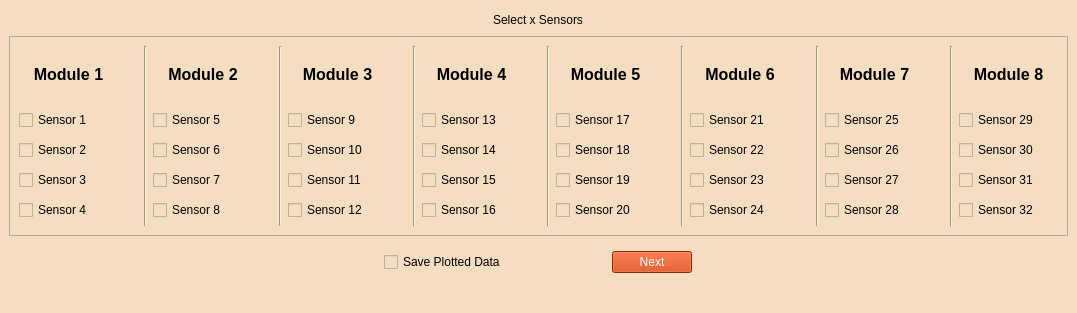
<?xml version="1.0" encoding="UTF-8"?>
<ui version="4.0">
 <class>MainWindow</class>
 <widget class="QMainWindow" name="MainWindow">
  <property name="geometry">
   <rect>
    <x>0</x>
    <y>0</y>
    <width>1077</width>
    <height>313</height>
   </rect>
  </property>
  <property name="sizePolicy">
   <sizepolicy hsizetype="Fixed" vsizetype="Fixed">
    <horstretch>0</horstretch>
    <verstretch>0</verstretch>
   </sizepolicy>
  </property>
  <property name="windowTitle">
   <string>Sensor Selection Window</string>
  </property>
  <property name="windowIcon">
   <iconset>
    <normaloff>../../../Media_Resources/EWAS_Logo/EWAS_Logo_1.svg</normaloff>../../../Media_Resources/EWAS_Logo/EWAS_Logo_1.svg</iconset>
  </property>
  <property name="styleSheet">
   <string notr="true">font: 12pt &quot;MS Shell Dlg 2&quot;;
 background-color: rgb(244, 221, 192);
color:rgb(0, 0, 0);
</string>
  </property>
  <property name="iconSize">
   <size>
    <width>24</width>
    <height>24</height>
   </size>
  </property>
  <property name="dockNestingEnabled">
   <bool>false</bool>
  </property>
  <widget class="QWidget" name="centralwidget">
   <layout class="QVBoxLayout" name="verticalLayout_3">
    <item alignment="Qt::AlignHCenter">
     <widget class="QLabel" name="label">
      <property name="text">
       <string>Select x Sensors</string>
      </property>
     </widget>
    </item>
    <item>
     <widget class="QFrame" name="frame">
      <property name="minimumSize">
       <size>
        <width>0</width>
        <height>200</height>
       </size>
      </property>
      <property name="maximumSize">
       <size>
        <width>16777215</width>
        <height>200</height>
       </size>
      </property>
      <property name="frameShape">
       <enum>QFrame::StyledPanel</enum>
      </property>
      <property name="frameShadow">
       <enum>QFrame::Raised</enum>
      </property>
      <layout class="QHBoxLayout" name="horizontalLayout_5">
       <item>
        <layout class="QVBoxLayout" name="verticalLayout">
         <item>
          <widget class="QLabel" name="Module1_Title">
           <property name="maximumSize">
            <size>
             <width>16777215</width>
             <height>50</height>
            </size>
           </property>
           <property name="text">
            <string>&lt;html&gt;&lt;head/&gt;&lt;body&gt;&lt;p align=&quot;center&quot;&gt;&lt;span style=&quot; font-size:12pt; font-weight:600;&quot;&gt;Module 1&lt;/span&gt;&lt;/p&gt;&lt;/body&gt;&lt;/html&gt;</string>
           </property>
          </widget>
         </item>
         <item>
          <widget class="QCheckBox" name="Sensor_1">
           <property name="text">
            <string>Sensor 1</string>
           </property>
          </widget>
         </item>
         <item>
          <widget class="QCheckBox" name="Sensor_2">
           <property name="text">
            <string>Sensor 2</string>
           </property>
          </widget>
         </item>
         <item>
          <widget class="QCheckBox" name="Sensor_3">
           <property name="text">
            <string>Sensor 3</string>
           </property>
          </widget>
         </item>
         <item>
          <widget class="QCheckBox" name="Sensor_4">
           <property name="text">
            <string>Sensor 4</string>
           </property>
          </widget>
         </item>
        </layout>
       </item>
       <item>
        <spacer name="verticalSpacer">
         <property name="orientation">
          <enum>Qt::Vertical</enum>
         </property>
         <property name="sizeHint" stdset="0">
          <size>
           <width>20</width>
           <height>40</height>
          </size>
         </property>
        </spacer>
       </item>
       <item>
        <widget class="Line" name="line">
         <property name="orientation">
          <enum>Qt::Vertical</enum>
         </property>
        </widget>
       </item>
       <item>
        <layout class="QVBoxLayout" name="verticalLayout_2">
         <item>
          <widget class="QLabel" name="Module2_Title">
           <property name="maximumSize">
            <size>
             <width>16777215</width>
             <height>50</height>
            </size>
           </property>
           <property name="text">
            <string>&lt;html&gt;&lt;head/&gt;&lt;body&gt;&lt;p align=&quot;center&quot;&gt;&lt;span style=&quot; font-size:12pt; font-weight:600;&quot;&gt;Module 2&lt;/span&gt;&lt;/p&gt;&lt;/body&gt;&lt;/html&gt;</string>
           </property>
          </widget>
         </item>
         <item>
          <widget class="QCheckBox" name="Sensor_5">
           <property name="text">
            <string>Sensor 5</string>
           </property>
          </widget>
         </item>
         <item>
          <widget class="QCheckBox" name="Sensor_6">
           <property name="text">
            <string>Sensor 6</string>
           </property>
          </widget>
         </item>
         <item>
          <widget class="QCheckBox" name="Sensor_7">
           <property name="text">
            <string>Sensor 7</string>
           </property>
          </widget>
         </item>
         <item>
          <widget class="QCheckBox" name="Sensor_8">
           <property name="text">
            <string>Sensor 8</string>
           </property>
          </widget>
         </item>
        </layout>
       </item>
       <item>
        <spacer name="verticalSpacer_2">
         <property name="orientation">
          <enum>Qt::Vertical</enum>
         </property>
         <property name="sizeHint" stdset="0">
          <size>
           <width>20</width>
           <height>40</height>
          </size>
         </property>
        </spacer>
       </item>
       <item>
        <widget class="Line" name="line_2">
         <property name="orientation">
          <enum>Qt::Vertical</enum>
         </property>
        </widget>
       </item>
       <item>
        <layout class="QVBoxLayout" name="verticalLayout_11">
         <item>
          <widget class="QLabel" name="Module3_Title">
           <property name="maximumSize">
            <size>
             <width>16777215</width>
             <height>50</height>
            </size>
           </property>
           <property name="text">
            <string>&lt;html&gt;&lt;head/&gt;&lt;body&gt;&lt;p align=&quot;center&quot;&gt;&lt;span style=&quot; font-size:12pt; font-weight:600;&quot;&gt;Module 3&lt;/span&gt;&lt;/p&gt;&lt;/body&gt;&lt;/html&gt;</string>
           </property>
          </widget>
         </item>
         <item>
          <widget class="QCheckBox" name="Sensor_9">
           <property name="text">
            <string>Sensor 9</string>
           </property>
          </widget>
         </item>
         <item>
          <widget class="QCheckBox" name="Sensor_10">
           <property name="text">
            <string>Sensor 10</string>
           </property>
          </widget>
         </item>
         <item>
          <widget class="QCheckBox" name="Sensor_11">
           <property name="text">
            <string>Sensor 11</string>
           </property>
          </widget>
         </item>
         <item>
          <widget class="QCheckBox" name="Sensor_12">
           <property name="text">
            <string>Sensor 12</string>
           </property>
          </widget>
         </item>
        </layout>
       </item>
       <item>
        <spacer name="verticalSpacer_4">
         <property name="orientation">
          <enum>Qt::Vertical</enum>
         </property>
         <property name="sizeHint" stdset="0">
          <size>
           <width>20</width>
           <height>40</height>
          </size>
         </property>
        </spacer>
       </item>
       <item>
        <widget class="Line" name="line_3">
         <property name="orientation">
          <enum>Qt::Vertical</enum>
         </property>
        </widget>
       </item>
       <item>
        <layout class="QVBoxLayout" name="verticalLayout_10">
         <item>
          <widget class="QLabel" name="Module4_Title">
           <property name="maximumSize">
            <size>
             <width>16777215</width>
             <height>50</height>
            </size>
           </property>
           <property name="text">
            <string>&lt;html&gt;&lt;head/&gt;&lt;body&gt;&lt;p align=&quot;center&quot;&gt;&lt;span style=&quot; font-size:12pt; font-weight:600;&quot;&gt;Module 4&lt;/span&gt;&lt;/p&gt;&lt;/body&gt;&lt;/html&gt;</string>
           </property>
          </widget>
         </item>
         <item>
          <widget class="QCheckBox" name="Sensor_13">
           <property name="enabled">
            <bool>true</bool>
           </property>
           <property name="text">
            <string>Sensor 13</string>
           </property>
          </widget>
         </item>
         <item>
          <widget class="QCheckBox" name="Sensor_14">
           <property name="text">
            <string>Sensor 14</string>
           </property>
          </widget>
         </item>
         <item>
          <widget class="QCheckBox" name="Sensor_15">
           <property name="text">
            <string>Sensor 15</string>
           </property>
          </widget>
         </item>
         <item>
          <widget class="QCheckBox" name="Sensor_16">
           <property name="text">
            <string>Sensor 16</string>
           </property>
          </widget>
         </item>
        </layout>
       </item>
       <item>
        <spacer name="verticalSpacer_3">
         <property name="orientation">
          <enum>Qt::Vertical</enum>
         </property>
         <property name="sizeHint" stdset="0">
          <size>
           <width>20</width>
           <height>40</height>
          </size>
         </property>
        </spacer>
       </item>
       <item>
        <widget class="Line" name="line_4">
         <property name="orientation">
          <enum>Qt::Vertical</enum>
         </property>
        </widget>
       </item>
       <item>
        <layout class="QVBoxLayout" name="verticalLayout_8">
         <item>
          <widget class="QLabel" name="Module5_Title">
           <property name="maximumSize">
            <size>
             <width>16777215</width>
             <height>50</height>
            </size>
           </property>
           <property name="text">
            <string>&lt;html&gt;&lt;head/&gt;&lt;body&gt;&lt;p align=&quot;center&quot;&gt;&lt;span style=&quot; font-size:12pt; font-weight:600;&quot;&gt;Module 5&lt;/span&gt;&lt;/p&gt;&lt;/body&gt;&lt;/html&gt;</string>
           </property>
          </widget>
         </item>
         <item>
          <widget class="QCheckBox" name="Sensor_17">
           <property name="text">
            <string>Sensor 17</string>
           </property>
          </widget>
         </item>
         <item>
          <widget class="QCheckBox" name="Sensor_18">
           <property name="text">
            <string>Sensor 18</string>
           </property>
          </widget>
         </item>
         <item>
          <widget class="QCheckBox" name="Sensor_19">
           <property name="text">
            <string>Sensor 19</string>
           </property>
          </widget>
         </item>
         <item>
          <widget class="QCheckBox" name="Sensor_20">
           <property name="text">
            <string>Sensor 20</string>
           </property>
          </widget>
         </item>
        </layout>
       </item>
       <item>
        <spacer name="verticalSpacer_5">
         <property name="orientation">
          <enum>Qt::Vertical</enum>
         </property>
         <property name="sizeHint" stdset="0">
          <size>
           <width>20</width>
           <height>40</height>
          </size>
         </property>
        </spacer>
       </item>
       <item>
        <widget class="Line" name="line_5">
         <property name="orientation">
          <enum>Qt::Vertical</enum>
         </property>
        </widget>
       </item>
       <item>
        <layout class="QVBoxLayout" name="verticalLayout_9">
         <item>
          <widget class="QLabel" name="Module6_Title">
           <property name="maximumSize">
            <size>
             <width>16777215</width>
             <height>50</height>
            </size>
           </property>
           <property name="text">
            <string>&lt;html&gt;&lt;head/&gt;&lt;body&gt;&lt;p align=&quot;center&quot;&gt;&lt;span style=&quot; font-size:12pt; font-weight:600;&quot;&gt;Module 6&lt;/span&gt;&lt;/p&gt;&lt;/body&gt;&lt;/html&gt;</string>
           </property>
          </widget>
         </item>
         <item>
          <widget class="QCheckBox" name="Sensor_21">
           <property name="enabled">
            <bool>true</bool>
           </property>
           <property name="text">
            <string>Sensor 21</string>
           </property>
          </widget>
         </item>
         <item>
          <widget class="QCheckBox" name="Sensor_22">
           <property name="text">
            <string>Sensor 22</string>
           </property>
          </widget>
         </item>
         <item>
          <widget class="QCheckBox" name="Sensor_23">
           <property name="text">
            <string>Sensor 23</string>
           </property>
          </widget>
         </item>
         <item>
          <widget class="QCheckBox" name="Sensor_24">
           <property name="text">
            <string>Sensor 24</string>
           </property>
          </widget>
         </item>
        </layout>
       </item>
       <item>
        <spacer name="verticalSpacer_6">
         <property name="orientation">
          <enum>Qt::Vertical</enum>
         </property>
         <property name="sizeHint" stdset="0">
          <size>
           <width>20</width>
           <height>40</height>
          </size>
         </property>
        </spacer>
       </item>
       <item>
        <widget class="Line" name="line_8">
         <property name="orientation">
          <enum>Qt::Vertical</enum>
         </property>
        </widget>
       </item>
       <item>
        <layout class="QVBoxLayout" name="verticalLayout_6">
         <item>
          <widget class="QLabel" name="Module7_Title">
           <property name="maximumSize">
            <size>
             <width>16777215</width>
             <height>50</height>
            </size>
           </property>
           <property name="text">
            <string>&lt;html&gt;&lt;head/&gt;&lt;body&gt;&lt;p align=&quot;center&quot;&gt;&lt;span style=&quot; font-size:12pt; font-weight:600;&quot;&gt;Module 7&lt;/span&gt;&lt;/p&gt;&lt;/body&gt;&lt;/html&gt;</string>
           </property>
          </widget>
         </item>
         <item>
          <widget class="QCheckBox" name="Sensor_25">
           <property name="text">
            <string>Sensor 25</string>
           </property>
          </widget>
         </item>
         <item>
          <widget class="QCheckBox" name="Sensor_26">
           <property name="text">
            <string>Sensor 26</string>
           </property>
          </widget>
         </item>
         <item>
          <widget class="QCheckBox" name="Sensor_27">
           <property name="text">
            <string>Sensor 27</string>
           </property>
          </widget>
         </item>
         <item>
          <widget class="QCheckBox" name="Sensor_28">
           <property name="text">
            <string>Sensor 28</string>
           </property>
          </widget>
         </item>
        </layout>
       </item>
       <item>
        <spacer name="verticalSpacer_7">
         <property name="orientation">
          <enum>Qt::Vertical</enum>
         </property>
         <property name="sizeHint" stdset="0">
          <size>
           <width>20</width>
           <height>40</height>
          </size>
         </property>
        </spacer>
       </item>
       <item>
        <widget class="Line" name="line_6">
         <property name="orientation">
          <enum>Qt::Vertical</enum>
         </property>
        </widget>
       </item>
       <item>
        <layout class="QVBoxLayout" name="verticalLayout_5">
         <item>
          <widget class="QLabel" name="Module8_Title">
           <property name="maximumSize">
            <size>
             <width>16777215</width>
             <height>50</height>
            </size>
           </property>
           <property name="text">
            <string>&lt;html&gt;&lt;head/&gt;&lt;body&gt;&lt;p align=&quot;center&quot;&gt;&lt;span style=&quot; font-size:12pt; font-weight:600;&quot;&gt;Module 8&lt;/span&gt;&lt;/p&gt;&lt;/body&gt;&lt;/html&gt;</string>
           </property>
          </widget>
         </item>
         <item>
          <widget class="QCheckBox" name="Sensor_29">
           <property name="enabled">
            <bool>false</bool>
           </property>
           <property name="text">
            <string>Sensor 29</string>
           </property>
          </widget>
         </item>
         <item>
          <widget class="QCheckBox" name="Sensor_30">
           <property name="enabled">
            <bool>false</bool>
           </property>
           <property name="text">
            <string>Sensor 30</string>
           </property>
          </widget>
         </item>
         <item>
          <widget class="QCheckBox" name="Sensor_31">
           <property name="enabled">
            <bool>false</bool>
           </property>
           <property name="text">
            <string>Sensor 31</string>
           </property>
          </widget>
         </item>
         <item>
          <widget class="QCheckBox" name="Sensor_32">
           <property name="enabled">
            <bool>false</bool>
           </property>
           <property name="text">
            <string>Sensor 32</string>
           </property>
          </widget>
         </item>
        </layout>
       </item>
      </layout>
     </widget>
    </item>
    <item alignment="Qt::AlignHCenter">
     <widget class="QWidget" name="widget" native="true">
      <property name="maximumSize">
       <size>
        <width>16777215</width>
        <height>40</height>
       </size>
      </property>
      <layout class="QHBoxLayout" name="horizontalLayout">
       <item>
        <widget class="QCheckBox" name="sensor_selection_Save_Plot_Data_checkBox">
         <property name="text">
          <string>Save Plotted Data</string>
         </property>
        </widget>
       </item>
       <item>
        <spacer name="verticalSpacer_8">
         <property name="orientation">
          <enum>Qt::Vertical</enum>
         </property>
         <property name="sizeHint" stdset="0">
          <size>
           <width>20</width>
           <height>40</height>
          </size>
         </property>
        </spacer>
       </item>
       <item>
        <spacer name="verticalSpacer_12">
         <property name="orientation">
          <enum>Qt::Vertical</enum>
         </property>
         <property name="sizeHint" stdset="0">
          <size>
           <width>20</width>
           <height>40</height>
          </size>
         </property>
        </spacer>
       </item>
       <item>
        <spacer name="verticalSpacer_11">
         <property name="orientation">
          <enum>Qt::Vertical</enum>
         </property>
         <property name="sizeHint" stdset="0">
          <size>
           <width>20</width>
           <height>40</height>
          </size>
         </property>
        </spacer>
       </item>
       <item>
        <spacer name="verticalSpacer_10">
         <property name="orientation">
          <enum>Qt::Vertical</enum>
         </property>
         <property name="sizeHint" stdset="0">
          <size>
           <width>20</width>
           <height>40</height>
          </size>
         </property>
        </spacer>
       </item>
       <item>
        <spacer name="verticalSpacer_9">
         <property name="orientation">
          <enum>Qt::Vertical</enum>
         </property>
         <property name="sizeHint" stdset="0">
          <size>
           <width>20</width>
           <height>40</height>
          </size>
         </property>
        </spacer>
       </item>
       <item>
        <widget class="QPushButton" name="sensor_selection_NEXT_Bbutton">
         <property name="styleSheet">
          <string notr="true">background-color:rgb(204, 51, 0);
color: rgb(255, 255, 255);
font: 12pt &quot;MS Shell Dlg 2&quot;;</string>
         </property>
         <property name="text">
          <string>Next</string>
         </property>
        </widget>
       </item>
      </layout>
     </widget>
    </item>
   </layout>
  </widget>
  <widget class="QStatusBar" name="statusbar"/>
 </widget>
 <resources/>
 <connections/>
</ui>
